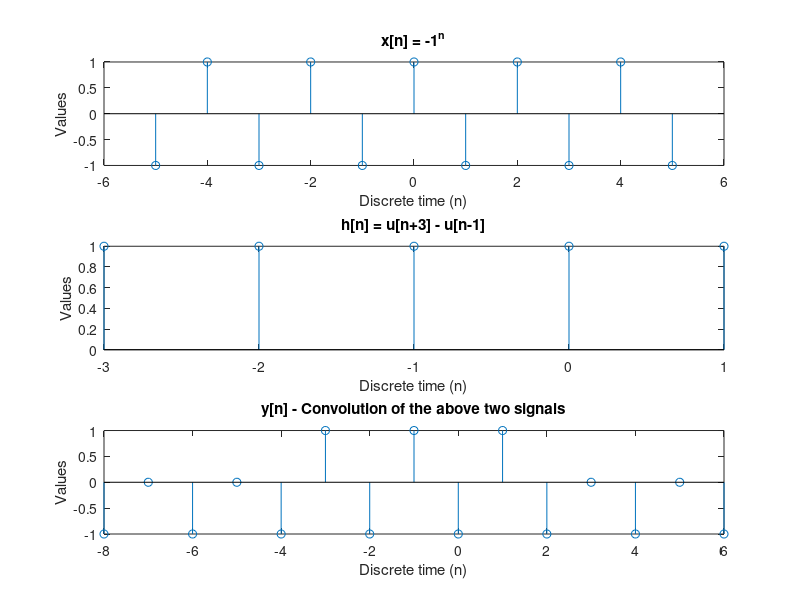

Recreate this plot in MATLAB.
x = ones(11, 1);
for k = 1:11
    if mod(k, 2) == 1
        x(k) = -x(k);
    end
end

h = ones(5, 1);

y = conv(x, h);
figure;
subplot(3, 1, 1);
stem(-5:1:5, x);
title("x[n] = -1^n");
xlabel("Discrete time (n)");
ylabel("Values");
subplot(3, 1, 2);
stem(-3:1:1, h);
title("h[n] = u[n+3] - u[n-1]");
xlabel("Discrete time (n)");
ylabel("Values");
subplot(3, 1, 3);
stem(-8:1:6, y);
title("y[n] - Convolution of the above two signals");
xlabel("Discrete time (n)");
ylabel("Values");